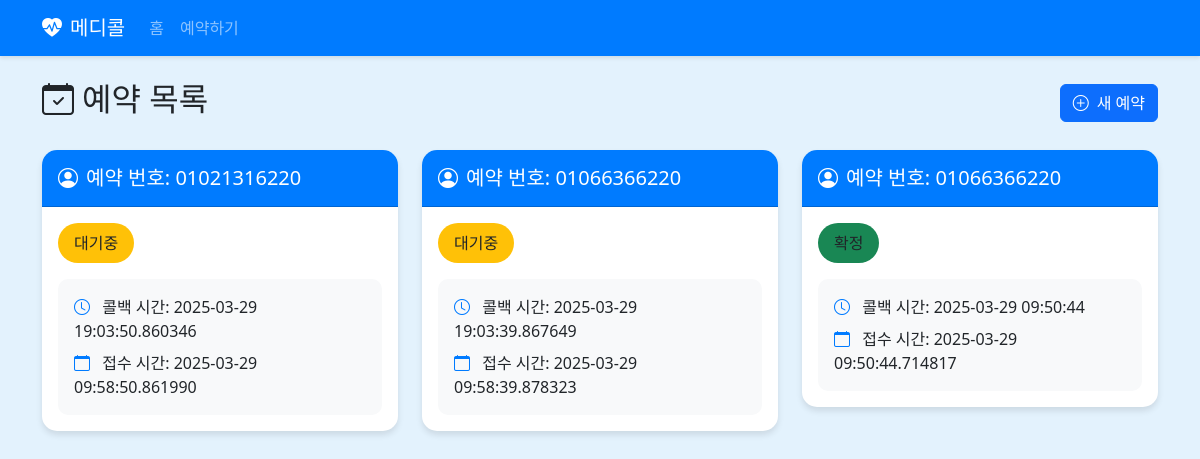
The page / on the database its author committed.
### app.py (models this page shows, shortened)
class Reservation(db.Model):
    id = db.Column(db.Integer, primary_key=True)
    reservation_id = db.Column(db.String(20), nullable=False)
    status = db.Column(db.String(20), nullable=False)
    callback_time = db.Column(db.DateTime, nullable=False)
    created_at = db.Column(db.DateTime, default=datetime.utcnow)

### app.py (the view)
@app.route('/')
def index():
    reservations = Reservation.query.order_by(Reservation.created_at.desc()).all()
    return render_template('index.html', reservations=reservations)

### templates/index.html (shortened to what this page needs)
<!DOCTYPE html>
<html lang="ko">
<head>
    <link href="https://cdn.jsdelivr.net/npm/bootstrap@5.3.0/dist/css/bootstrap.min.css" rel="stylesheet">
    <link rel="stylesheet" href="https://cdn.jsdelivr.net/npm/bootstrap-icons@1.7.2/font/bootstrap-icons.css">
</head>
<body>
    <nav class="navbar navbar-expand-lg navbar-dark">
        <div class="container">
            <a class="navbar-brand" href="/">
                <i class="bi bi-heart-pulse-fill me-2"></i>메디콜
            </a>
            <div class="collapse navbar-collapse" id="navbarNav">
                <ul class="navbar-nav">
                    <li class="nav-item">
                        <a class="nav-link" href="/">홈</a>
                    </li>
                    <li class="nav-item">
                        <a class="nav-link" href="/reserve">예약하기</a>
                    </li>
                </ul>
            </div>
        </div>
    </nav>
    <div class="container mt-4">
        <div class="d-flex justify-content-between align-items-center mb-4">
            <h2><i class="bi bi-calendar-check me-2"></i>예약 목록</h2>
            <a href="/reserve" class="btn btn-primary">
                <i class="bi bi-plus-circle me-2"></i>새 예약
            </a>
        </div>
        <div class="row">
            {% for reservation in reservations %}
            <div class="col-md-6 col-lg-4 mb-4">
                <div class="card reservation-card">
                    <div class="card-header">
                        <h5 class="card-title mb-0">
                            <i class="bi bi-person-circle me-2"></i>예약 번호: {{ reservation.reservation_id }}
                        </h5>
                    </div>
                    <div class="card-body">
                        <div class="d-flex justify-content-between align-items-center mb-3">
                            <span class="status-badge bg-{{ 'success' if reservation.status == 'confirmed' else 'danger' if reservation.status == 'rejected' else 'warning' }}">
                                {{ '확정' if reservation.status == 'confirmed' else '거절' if reservation.status == 'rejected' else '대기중' }}
                            </span>
                        </div>
                        <div class="time-info">
                            <p class="mb-2">
                                <i class="bi bi-clock"></i>
                                콜백 시간: {{ reservation.callback_time }}
                            </p>
                            <p class="mb-0">
                                <i class="bi bi-calendar"></i>
                                접수 시간: {{ reservation.created_at }}
                            </p>
                        </div>
                    </div>
                </div>
            </div>
            {% else %}
            <div class="col-12">
                <div class="alert alert-info">
                    <i class="bi bi-info-circle me-2"></i>아직 예약 내역이 없습니다.
                </div>
            </div>
            {% endfor %}
        </div>
    </div>
</body>
</html>

### templates/index.html (style rules this page uses)
:root { --hospital-blue: #007bff; --hospital-light-blue: #e3f2fd; --hospital-red: #dc3545; --hospital-green: #28a745; }
body { background-color: var(--hospital-light-blue); }
.navbar { background-color: var(--hospital-blue) !important; box-shadow: 0 2px 4px rgba(0,0,0,0.1); }
.reservation-card { transition: transform 0.2s; border: none; border-radius: 15px; box-shadow: 0 4px 6px rgba(0,0,0,0.1); }
.card-header { background-color: var(--hospital-blue); color: white; border-radius: 15px 15px 0 0 !important; padding: 1rem; }
.status-badge { padding: 0.5rem 1rem; border-radius: 20px; font-weight: 500; }
.time-info { background-color: #f8f9fa; padding: 1rem; border-radius: 10px; margin-top: 1rem; }
.time-info i { color: var(--hospital-blue); margin-right: 0.5rem; }

### rows shown on the page
Reservation: reservation_id "01021316220", status "대기중", callback_time "2025-03-29 19:03:50.860346", created_at "2025-03-29 09:58:50.861990"
Reservation: reservation_id "01066366220", status "대기중", callback_time "2025-03-29 19:03:39.867649", created_at "2025-03-29 09:58:39.878323"
Reservation: reservation_id "01066366220", status "확정", callback_time "2025-03-29 09:50:44", created_at "2025-03-29 09:50:44.714817"
